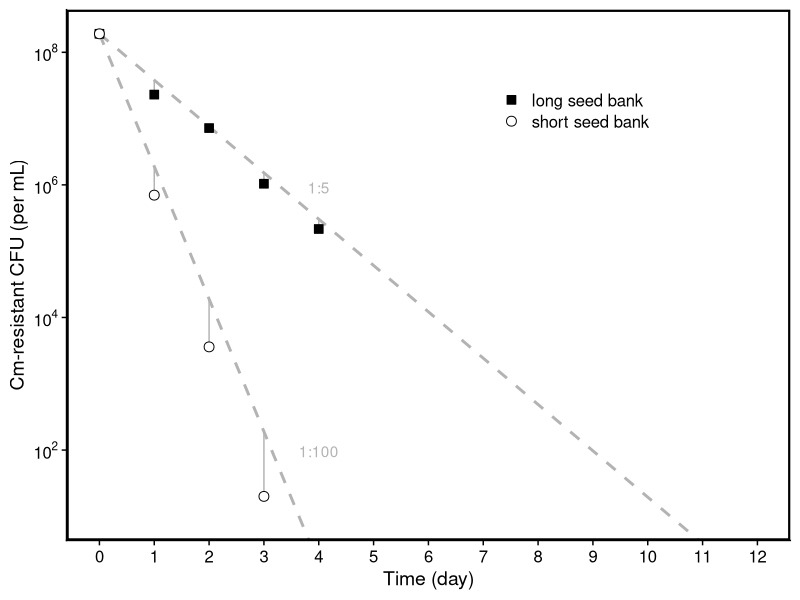

R code for this plot: (Note: this script raises an error after producing the figure.)
## ---- chunk 1
library(here)
library(tidyverse)
library(cowplot)
library(scales)
library(ggrepel)
## ---- chunk 2
d <- read_csv(here("data", "seed-bank", "seed_bank_test.csv"))
## ---- chunk 3
dilute <- function (initial, len, dilution){
  x <- c(initial, rep(NA, len-1))

  for(i in 2:len){
    x[i] <- x[i-1]*dilution
    
  }
    return(x)
}



d.exp <- tibble(day = 0:12,
                long = dilute(initial = d$long[1], len = 13, dilution = 0.2),
                short = dilute(initial = d$short[1], len = 13, dilution = 0.01))%>%
   pivot_longer(-day, names_to = "trt", values_to = "cfu.ml")


lab.exp <- 
  d.exp %>% 
  filter(day == 3 | day==4 ) %>%
  group_by(trt)%>%
  summarise(cfu.ml = mean(cfu.ml), day = mean (day)) %>% 
  mutate(day = day +.5) %>%
  mutate(lab = if_else(trt == "long", "1:5", "1:100"))

## ---- chunk 4
dj <- d%>%
  pivot_longer(-day, names_to = "trt", values_to = "cfu.ml") %>% 
  left_join(.,d.exp, by = c("day","trt"))
## ---- chunk 5
#plot
d%>%
  pivot_longer(-day, names_to = "trt", values_to = "cfu.ml") %>% 
  ggplot(aes(x = day, y = cfu.ml))+
  geom_line(data = d.exp, aes(group = trt), linetype = 2, size = 1, show.legend = F, color="grey70")+
  geom_segment(data = dj, aes(x = day, xend = day,
                              y = cfu.ml.x, yend = cfu.ml.y),color="grey70")+
  geom_text(data = lab.exp, aes(label = lab), color="grey70")+
  geom_point(aes(shape=trt, fill= trt), size = 3)+
  theme_cowplot()+
  panel_border(color = "black", size = 1.5)+
  scale_y_log10(breaks = trans_breaks("log10", function(x) 10^x),
              labels = trans_format("log10", math_format(10^.x))) +
  coord_cartesian(ylim = c(10,NA))+
  scale_x_continuous(breaks = seq(0, 12, 1))+
  scale_shape_manual(values = c(22,21),
                     labels = c("long seed bank", "short seed bank"))+
  scale_color_manual(values = c("black","black"))+
  scale_fill_manual(values = c("black","white"), 
                    labels = c("long seed bank", "short seed bank"))+

      theme(legend.position = c(.6, .81),
            legend.title = element_blank(),
            strip.background = element_blank(),
            strip.text = element_text(face = "bold"))+
  ylab("Cm-resistant CFU (per mL)")+
  xlab("Time (day)")+
  ggsave(here("plots","seed-bank-test.png"), width = 5, height = 4)
